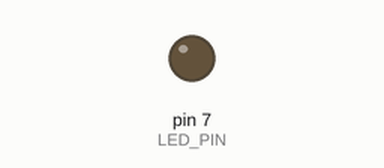
A sketch run on a simulated Arduino Uno, built with avr-gcc and run on an emulated ATmega328P. Shown: output pins drawn as LEDs (lit = HIGH). What the sketch prints to the serial monitor is not drawn.

Above: at 0.1 s.
At 2.0 s:
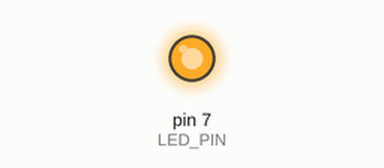
Timing chart, 0 to 3.5 s (numbered marks = the images above):
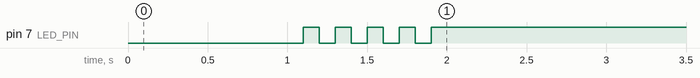

The sketch:

05_practice_2.ino.ino
```cpp
const int LED_PIN = 7;

// Active-Low LED 모듈용 설정
const int LED_ON  = LOW;
const int LED_OFF = HIGH;

void setup() {
  pinMode(LED_PIN, OUTPUT);
  Serial.begin(9600);

  // 처음 1초 동안 켜기
  Serial.println("LED ON: 1초 유지");
  digitalWrite(LED_PIN, LED_ON);
  delay(1000);

  // 1초 동안 5회 깜빡이기
  for (int i = 1; i <= 5; i++) {
    Serial.print("Blink ");
    Serial.print(i);
    Serial.println(": ON");

    digitalWrite(LED_PIN, LED_ON);
    delay(100);

    Serial.print("Blink ");
    Serial.print(i);
    Serial.println(": OFF");

    digitalWrite(LED_PIN, LED_OFF);
    delay(100);
  }

  // 마지막에 LED 끄기
  digitalWrite(LED_PIN, LED_OFF);
  Serial.println("완료: LED OFF");
}

void loop() {
  // 종료 후 LED는 계속 꺼진 상태
  digitalWrite(LED_PIN, LED_OFF);
}
```
